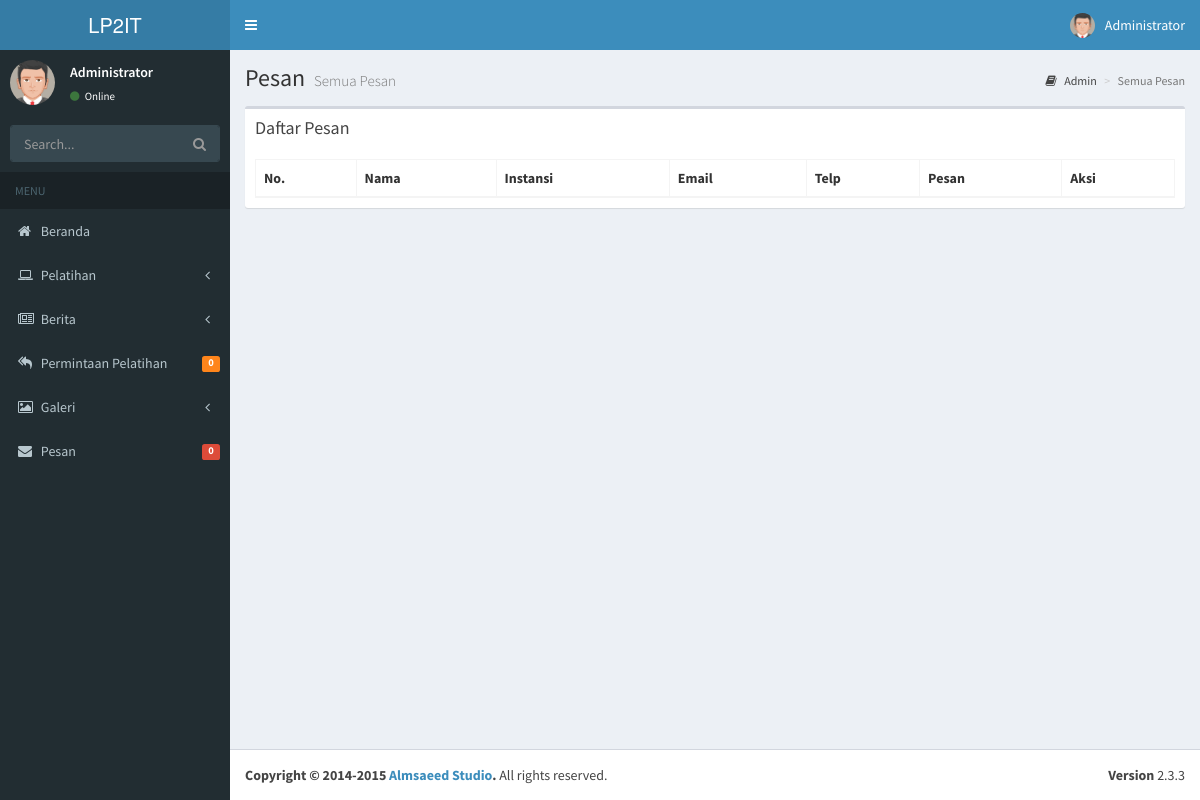
The app's page /index.php/admin/kontakAll, older data.
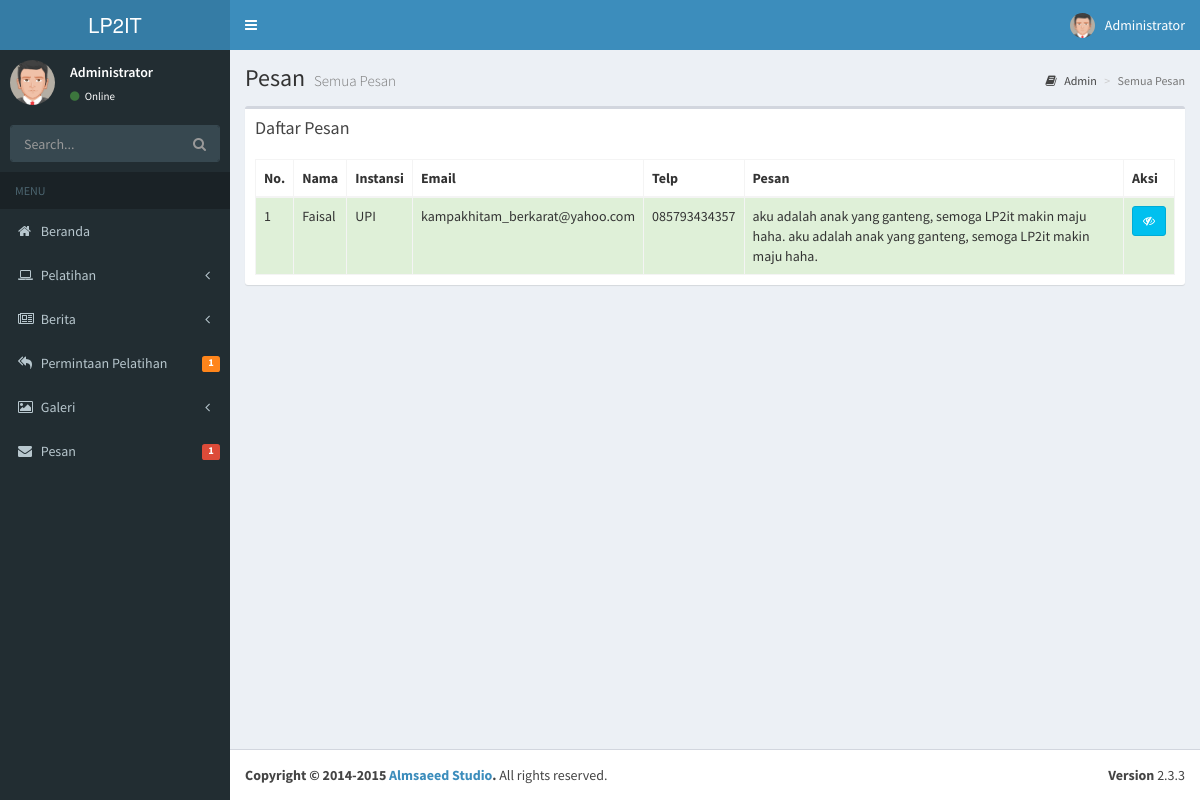
The same page, newer data.
### tables this page shows
CREATE TABLE `tb_kontak` (
  `id` int(11) NOT NULL,
  `nama` varchar(255) NOT NULL,
  `instansi` varchar(255) NOT NULL,
  `email` varchar(255) NOT NULL,
  `telp` varchar(255) NOT NULL,
  `pesan` text NOT NULL,
  `stats` tinyint(1) NOT NULL DEFAULT '0'
);

### application/controllers/Admin.php (called while the page is built, shortened)
<?php
class Admin extends CI_Controller {
	private $head;
	public function __construct(){
		$this->head['pelatihan'] = $this->ModelPelatihan->selectAll()->num_rows();
		$this->head['galeri'] = $this->ModelGaleri->selectAll()->num_rows();
		$this->head['berita'] = $this->ModelNews->selectAll()->num_rows();
		$this->head['pesan'] = $this->ModelPesan->selectAll()->num_rows();
		$this->head['request'] = $this->ModelRequest->selectAll()->num_rows();
	}
	public function kontakAll()	{
		$data['all'] = $this->ModelPesan->selectAll()->result_array();
		$this->load->view('admin/templates/header',$this->head);
		$this->load->view('admin/kontakAll',$data);
		$this->load->view('admin/templates/footer');
	}
}

### index.php (called while the page is built, shortened)
<?php
require_once BASEPATH.'core/CodeIgniter.php';

### application/models/ModelPesan.php (called while the page is built, shortened)
<?php
class ModelPesan extends CI_Model {
	public $tableName;
	public function __construct(){
		$this->tableName = "tb_kontak";
	}
	public function selectAll($from=0,$offset=0){
		$this->db->select('*');
		$this->db->from($this->tableName);
		$this->db->order_by('stats','DESC');
		$this->db->limit($from,$offset);
		return $this->db->get();
	}
}

### application/views/admin/kontakAll.php (the view, shortened to what the changed rows need)
<div class="content-wrapper">
  <section class="content-header">
    <h1>
      Pesan
      <small>Semua Pesan</small>
    </h1>
  </section>
  <section class="content">
    <div class="row">
      <div class="col-xs-12">
      <div class="box">
          <div class="box-body">
          <table id="dt" class="table table-bordered table-hover">
              <thead>
              <tr>
                  <th>No.</th>
                  <th>Nama</th>
                  <th>Instansi</th>
                  <th>Email</th>
                  <th>Telp</th>
                  <th>Pesan</th>
                  <th>Aksi</th>
              </tr>
              </thead>
              <tbody>
              <?php
              $i=1;foreach($all as $row){
               ?>
              <tr class="<?php if($row['stats'] == 1) echo "success"; else echo "danger";?>">
                  <td><?php echo $i++; ?></td>
                  <td><?php echo $row['nama']; ?></td>
                  <td><?php echo $row['instansi']; ?></td>
                  <td><?php echo $row['email']; ?></td>
                  <td><?php echo $row['telp']; ?></td>
                  <td><?php echo $row['pesan']; ?></td>
                  <td>
                    <button type="button" onclick="location.href='<?php echo site_url();?>Admin/markUnread/<?php echo $row['id']; ?>'" class="btn btn-sm btn-<?php if($row['stats']==1)echo 'info'; else echo 'danger';?>"><i class="fa fa-eye<?php if($row['stats']==1)echo "-slash"; ?>"></i></button>
                  </td>
              </tr>
              <?php } ?>
              </tbody>
          </table>
          </div>
      </div>
      </div>
  </div>
  </section>
</div>

### application/views/admin/templates/header.php (shortened to what the changed rows need)
<!DOCTYPE html>
<html>
<head>
  <link rel="stylesheet" href="<?php echo base_url(); ?>assets/css/bootstrap.min.css">
  <link rel="stylesheet" href="https://cdnjs.cloudflare.com/ajax/libs/font-awesome/4.5.0/css/font-awesome.min.css">
  <link rel="stylesheet" href="https://cdnjs.cloudflare.com/ajax/libs/ionicons/2.0.1/css/ionicons.min.css">
  <link rel="stylesheet" href="<?php echo base_url(); ?>assets/css/AdminLTE/AdminLTE.min.css">
  <link rel="stylesheet" href="<?php echo base_url(); ?>assets/css/AdminLTE/skins/_all-skins.min.css">
  <link rel="stylesheet" href="<?php echo base_url(); ?>plugins/iCheck/flat/blue.css">
  <link rel="stylesheet" href="<?php echo base_url(); ?>plugins/morris/morris.css">
  <link rel="stylesheet" href="<?php echo base_url(); ?>plugins/jvectormap/jquery-jvectormap-1.2.2.css">
  <link rel="stylesheet" href="<?php echo base_url(); ?>plugins/datepicker/datepicker3.css">
  <link rel="stylesheet" href="<?php echo base_url(); ?>plugins/daterangepicker/daterangepicker-bs3.css">
  <link rel="stylesheet" href="<?php echo base_url(); ?>plugins/bootstrap-wysihtml5/bootstrap3-wysihtml5.min.css">
  <link rel="stylesheet" href="<?php echo base_url(); ?>assets/styleadmin.css">
</head>
<body class="hold-transition skin-blue sidebar-mini">
<div class="wrapper">
  <aside class="main-sidebar">
    <section class="sidebar">
      <ul class="sidebar-menu">
        <li class="treeview">
          <a href="<?php echo site_url(); ?>Admin/reqAll">
            <span class="pull-right-container">
              <span class="label bg-orange pull-right"><?php echo $request; ?></span>
            </span>
          </a>
        </li>
        <li class="treeview">
          <a href="<?php echo site_url(); ?>Admin/kontakAll">
            <span class="pull-right-container">
              <span class="label label-danger pull-right"><?php echo $pesan; ?></span>
            </span>
          </a>
        </li>
      </ul>
    </section>
  </aside>

Row changes from the older to the newer data that the page shows:
added tb_kontak: nama "Faisal", instansi "UPI", email "kampakhitam_berkarat@yahoo.com", telp "085793434357", pesan "aku adalah anak yang ganteng, semoga LP2it makin maju haha. aku adalah anak yang ganteng, semoga LP2it makin maju haha.", stats 1 (drawn)
Text that changed along with them:
$request: "0" → "1"
$pesan: "0" → "1"
